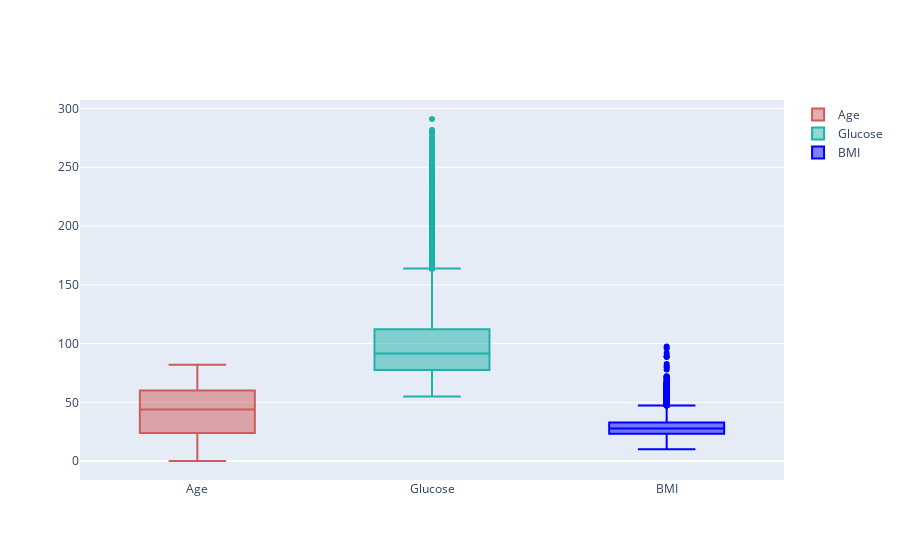

Notebook cell for this chart:
### Code cell
fig = go.Figure()
fig.add_trace(go.Box(y=df['age'], name='Age', marker_color = 'indianred'))
fig.add_trace(go.Box(y=df['avg_glucose_level'], name = 'Glucose', marker_color = 'lightseagreen'))
fig.add_trace(go.Box(y=df['bmi'], name = 'BMI', marker_color = 'blue'))
fig.show()

### Figure 1 — Plotly figure (JSON) as saved in the notebook; plotly's stock layout.template omitted (floating-point values rounded to 4 significant figures; data arrays with more than 128 entries replaced by an {"elided": "..."} marker saying what was removed)
{"data": [{"marker": {"color": "indianred"}, "name": "Age", "type": "box", "y": {"elided": "43400 float values"}}, {"marker": {"color": "lightseagreen"}, "name": "Glucose", "type": "box", "y": {"elided": "43400 float values"}}, {"marker": {"color": "blue"}, "name": "BMI", "type": "box", "y": {"elided": "43400 float values"}}], "layout": {}}
